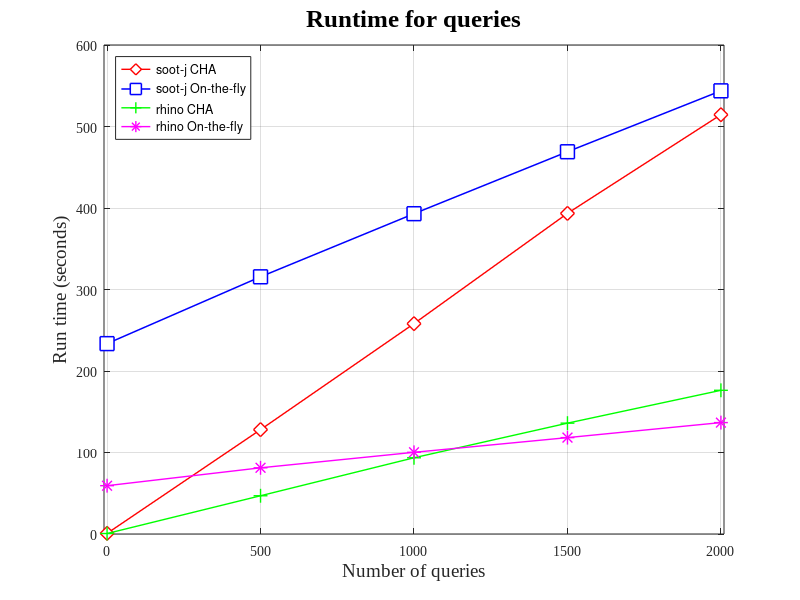

Here is the MATLAB script that generated this plot:
function perf()
figure();
% x axis
x = 0:500:2000;
% On-the-fly call graph building time
sootjCHA = 0.733;
% CHA-based call graph building time
sootjOTF = 233.594;
% on-the-fly query run time
sootjCHA1 = [sootjCHA,sootjCHA+[127.298, 257.398, 392.674, 513.794]];
% CHA query run time
sootjOTF1 = [sootjOTF,sootjOTF+[81.986, 159.422, 235.433, 310.181]];


rhinoCHA = 0.587;
rhinoOTF = 59.278;
rhinoCHA1 = [rhinoCHA,rhinoCHA+[46.343, 92.933, 135.421, 175.725]];
rhinoOTF1 = [rhinoOTF,rhinoOTF+[21.937, 40.945, 58.979, 77.425]];


plot(x,sootjCHA1,'d-r','MarkerSize', 10, 'MarkerFaceColor', 'r', 'LineWidth', 1.01, 'MarkerFaceColor', 'w');
hold on;
plot(x,sootjOTF1,'s-b','MarkerSize', 10, 'MarkerFaceColor', 'b','LineWidth', 1.1, 'MarkerFaceColor', 'w');
hold on;
plot(x,rhinoCHA1,'+-g','MarkerSize', 10, 'MarkerFaceColor', 'g', 'LineWidth', 1.01, 'MarkerFaceColor', 'w');
hold on;
plot(x,rhinoOTF1,'*-m','MarkerSize', 10, 'MarkerFaceColor', 'm', 'LineWidth', 1.01, 'MarkerFaceColor', 'w');
hold on;

axis([-10,2010,0,600]);
% lable setting
xlabel('Number of queries','FontName','Times New Roman','FontSize',14);
ylabel('Run time (seconds)','FontName','Times New Roman','FontSize',14);
% legend setting
legend('soot-j CHA', 'soot-j On-the-fly', 'rhino CHA', 'rhino On-the-fly', 'Location','NorthWest');
% axis setting
set(gca,'FontName','Times New Roman','FontSize',10);
% title setting
title('Runtime for queries','FontName','Times New Roman','FontSize',18);
% gtext('21976.49');
% gtext('209.46');
grid on;